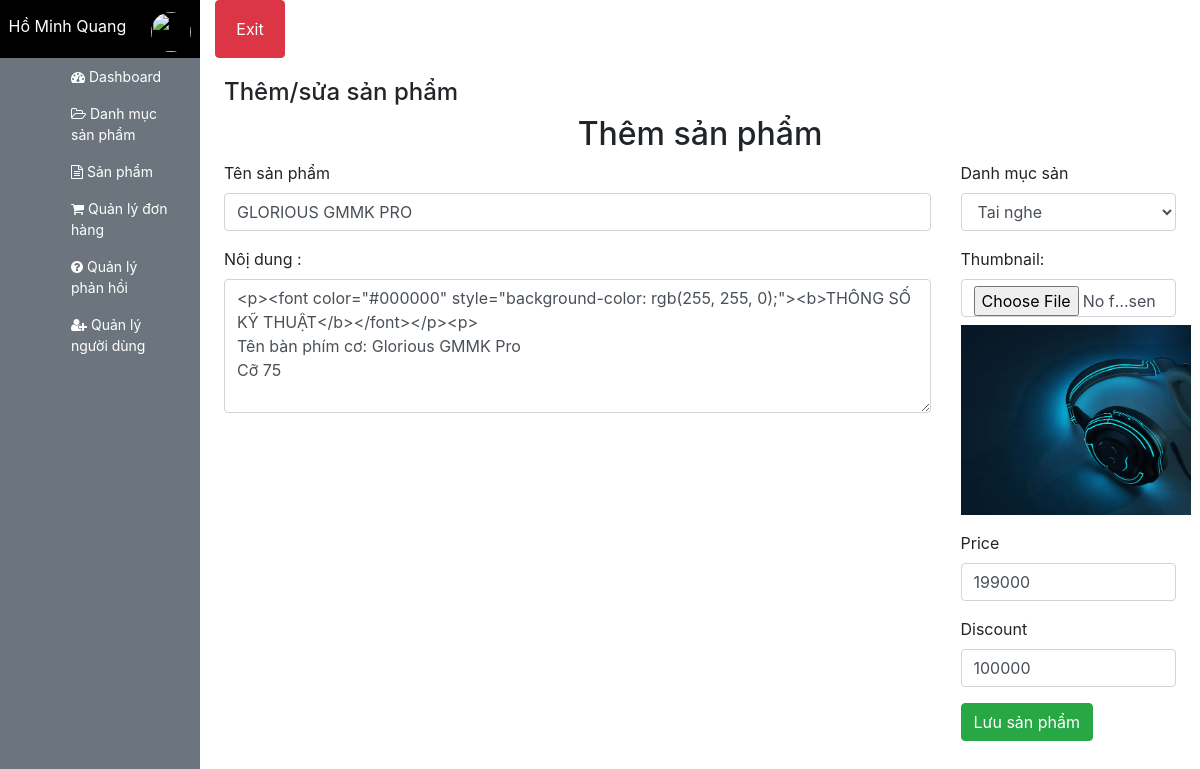
The page /admin/product/editor.php?id=1 (signed in) on the database its author committed.
### tables this page shows
CREATE TABLE `product` (
  `id` int(11) NOT NULL,
  `title` varchar(250) DEFAULT NULL,
  `price` int(11) DEFAULT NULL,
  `discount` int(11) DEFAULT NULL,
  `category_id` int(11) DEFAULT NULL,
  `thumbnail` varchar(350) DEFAULT NULL,
  `description` varchar(150) DEFAULT NULL,
  `created_at` datetime DEFAULT NULL,
  `updated_at` datetime DEFAULT NULL,
  `deleted` int(11) DEFAULT NULL
);

### Database/dbhelper.php (called while the page is built, shortened)
<?php
function executeResult($sql, $isSingle = false)
{
    $data = null;
    $conn = mysqli_connect(HOST, USERNAME, PASSWORD, DATABASE);
    mysqli_set_charset($conn, 'utf8');
    $resultset = mysqli_query($conn, $sql);
    if ($isSingle) {
        $data = mysqli_fetch_array($resultset, 1);
    } else {
        while (($row = mysqli_fetch_array($resultset, 1)) != null) {
            $data[] = $row;
        }
    }
    return $data;
}

### utils/utility.php (called while the page is built, shortened)
<?php
    function fixUrl($thumbnail,$rootPath= "../../"){
        if(stripos($thumbnail,'http://') !== false || stripos($thumbnail,'https://') !== false){
        }else{
            $thumbnail = $rootPath.$thumbnail;
        }
        return $thumbnail;
    }
?>

### admin/product/editor.php (the view, shortened to what this page needs)
<?php
    require_once('../layouts/header.php');
    require_once('form_save.php');
    $id =getGet('id');
    if($id != '' && $id>0){
        $sql = "Select * from product where id = '$id' and deleted=0";
        $userItem = executeResult($sql,true);
        if($userItem!=null){
            $thumbnail= $userItem['thumbnail'];
            $title =$userItem['title'];
            $price = $userItem['price'];
            $discount = $userItem['discount'];
            $category_id = $userItem['category_id'];
            $description = $userItem['description'];
        }
        else{
            $id = 0;
        }
    }else{
        $id = 0;
    }
    $sql="select * from category";
    $categoryItem= executeResult($sql);
?>
<link href="https://cdn.jsdelivr.net/npm/summernote@0.8.18/dist/summernote.min.css" rel="stylesheet">
<div class="row" style="margin-top: 20px;">
    <div class="col-md-12 table-responsive">
        <h4>Thêm/sửa sản phẩm</h4>
        <div class="panel panel-primary">
            <div class="panel-heading">
                <h2 class="text-center">Thêm sản phẩm</h2>
            </div>
            <form method="POST" action="" enctype="multipart/form-data">
                <div class="row">
                    <div class="col-md-9 col-12">
                        <div class="form-group">
                            <label for="usr">Tên sản phẩm</label>
                            <input name="title" required="true" type="text" class="form-control" id="usr"
                                value="<?=$title?>">
                        </div>
                        <div class="form-group">
                            <label for="description">Nôị dung :</label>
                            <textarea class="form-control" name="description" id="summernote" cols="30"
                                rows="5"><?=$description?></textarea>
                        </div>
                    </div>
                    <div class="col-md-3 col-12">
                        <div class="panel-body">
                            <div class="form-group">
                                <label for="usr">Danh mục sản</label>
                                <select class="form-control" name="category_id" id="category_id" require=>
                                    <?php
                                        foreach ($categoryItem as $item){
                                        if($itemp['id']==$category_id){
                                            echo '<option value =" '.$item['id'].'"> '.$item['name'].'</option> ';
                                        }else{
                                            echo '<option selected value =" '.$item['id'].'"> '.$item['name'].'</option> ';
                                        }
                                        }
                                    ?>
                                </select>
                            </div>
                            <div class="form-group">
                                <label for="thumbnail">Thumbnail:</label>
                                <input onchange="updateThumbnail()" name="thumbnail" type="file" class="form-control"
                                    id="thumbnail" accept=".jpg, .png, .jpeg, .gif, .bmp, .tif, .tiff|image/*">
                                <img id="thumbnail_img" class="mt-2" style="max-height: 190px;"
                                    src="<?=fixUrl($thumbnail)?>" alt="">
                            </div>
                            <div class="form-group">
                                <label for="price">Price</label>
                                <input name="price" required="true" type="text" class="form-control" id="price"
                                    value="<?=$price?>">
                            </div>
                            <div class="form-group">
                                <label for="discount">Discount</label>
                                <input name="discount" required="true" type="text" class="form-control" id="discount"
                                    value="<?=$discount?>">
                            </div>
                            <button type="submit" class="btn btn-success">Lưu sản phẩm</button>
                        </div>
                    </div>
                </div>
            </form>
        </div>
    </div>
</div>
<?php
require_once('../layouts/footer.php');
?>

### rows shown on the page
product: title "GLORIOUS GMMK PRO", description "<p><font color=\"#000000\" style=\"background-color: rgb(255, 255, 0);\"><b>THÔNG SỐ KỸ THUẬT</b></font></p><p> Tên bàn phím cơ: Glorious GMMK Pro Cỡ 75", thumbnail (picture), price "199000", discount "100000"

### other values the page prints
$user['fullname'] "Hồ Minh Quang"
form field category_id "Tai nghe"
